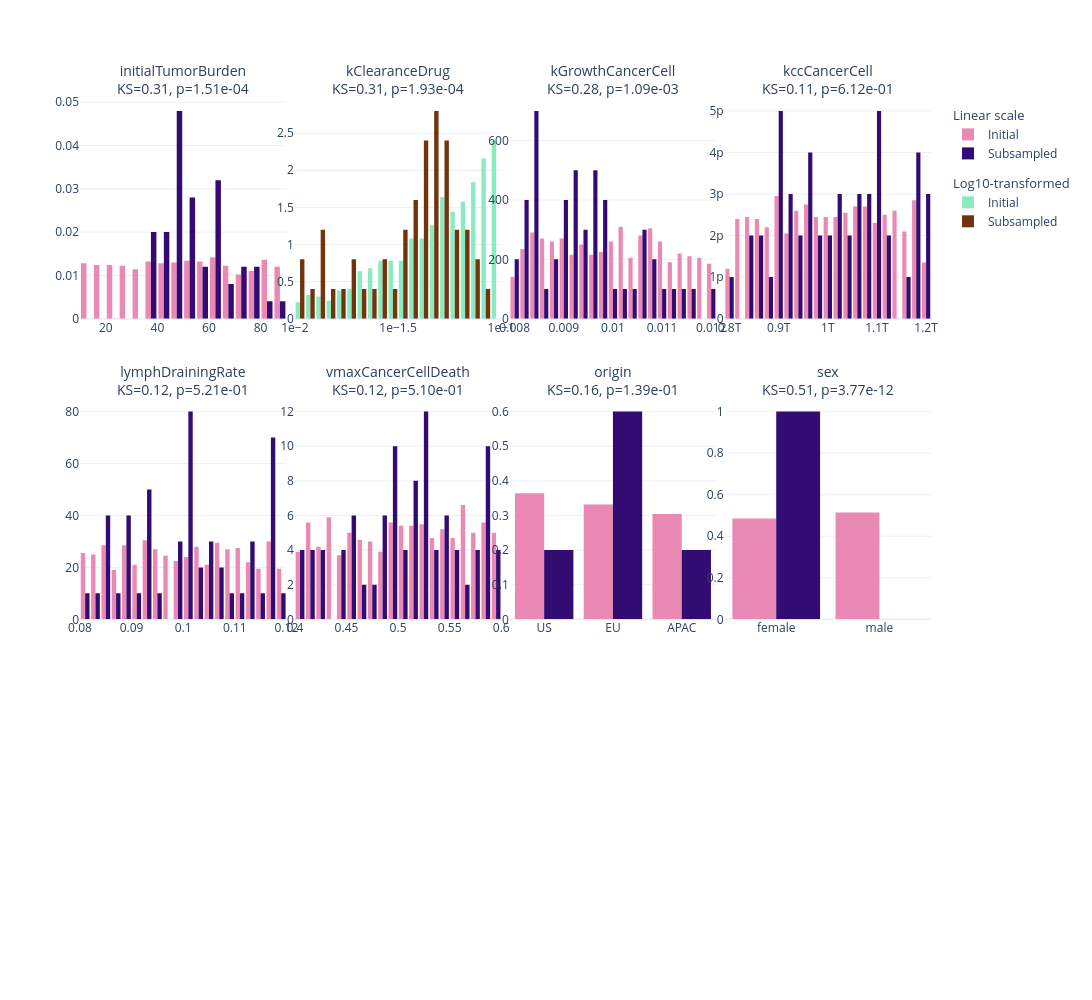

Here is the notebook cell this chart was saved with:
### Code cell
# Add here the parameters for which you want the plots to be in log scale
logParams = [
    "kClearanceDrug",
]

colnames = list(c for c in initial_vpop_df.columns if c != "patientIndex")
dimension = len(colnames)
colnames_wrapped = ["<br>".join(textwrap.wrap(t, width=30)) for t in colnames]
num_rows, num_cols = 3, 4
if num_rows * num_cols < dimension:
    raise Exception(
        f"Not enough rows and columns ({num_rows * num_cols=}) to plot {dimension} parameters"
    )
nbinsx = 21
subsampled_vpop_color = "#330C73"
initial_vpop_color = "#EB89B5"
def ij_to_k(i, j):
    return num_cols * i + j


fig = make_subplots(
    rows=num_rows,
    cols=num_cols,
    horizontal_spacing=0.01,
    vertical_spacing=0.1,
    subplot_titles=colnames_wrapped,
)
show_legend_log, show_legend_linear = True, True
for i in range(num_rows):
    for j in range(num_cols):
        k = ij_to_k(i, j)
        if k >= dimension:
            continue
        else:
            col_name = colnames[k]
            if col_name in logParams:
                init_x = np.log10(initial_vpop_df[col_name])
                subsampled_x = np.log10(subsampled_vpop_df[col_name])
                legend_group, legendgrouptitle_text = "log", "Log10-transformed"
                marker_color_init, marker_color_subsampled = "#89EBBF", "#73330C"
                showlegend = show_legend_log
            else:
                init_x = initial_vpop_df[col_name]
                subsampled_x = subsampled_vpop_df[col_name]
                legend_group, legendgrouptitle_text = "linear", "Linear scale"
                marker_color_init, marker_color_subsampled = initial_vpop_color, subsampled_vpop_color
                showlegend = show_legend_linear

            ksresults = stats.ks_2samp(init_x, subsampled_x)
            fig.add_trace(
                go.Histogram(
                    name="Initial",
                    x=init_x,
                    histnorm="probability density",
                    nbinsx=nbinsx,
                    marker_color=marker_color_init,
                    legendgroup=legend_group,
                    legendgrouptitle_text=legendgrouptitle_text,
                    showlegend=showlegend,
                ),
                row=i + 1,
                col=j + 1,
            )
            fig.add_trace(
                go.Histogram(
                    name="Subsampled",
                    x=subsampled_x,
                    histnorm="probability density",
                    nbinsx=nbinsx,
                    marker_color=marker_color_subsampled,
                    legendgroup=legend_group,
                    showlegend=showlegend,
                    legendgrouptitle_text=legendgrouptitle_text,
                ),
                row=i + 1,
                col=j + 1,
            )
            fig.layout.annotations[
                k
            ].text += f"<br>KS={ksresults.statistic:.2f}, p={ksresults.pvalue:.2e}"
            if col_name in logParams:
                show_legend_log = False
                fig.update_xaxes(tickprefix="1e", row=i + 1, col=j + 1)
            else:
                show_legend_linear = False

fig.update_annotations(font_size=14)
figure_width = 1200
figure_height = 1000
fig.update_layout(
    font=dict(size=12),
    showlegend=True,
    bargap=0.15,
    width=figure_width,
    height=figure_height,
    template="plotly_white",
)
config = {
    "toImageButtonOptions": {
        "format": "png",  # one of png, svg, jpeg, webp
        "filename": "custom_image",
        "height": figure_height,
        "width": figure_width,
        "scale": 6,  # Multiply title/legend/axis/canvas sizes by this factor
    }
}
fig.show(config=config)

### Figure 1 — Plotly figure (JSON) as saved in the notebook; plotly's stock layout.template omitted (floating-point values rounded to 4 significant figures; data arrays with more than 128 entries replaced by an {"elided": "..."} marker saying what was removed)
{"data": [{"histnorm": "probability density", "legendgroup": "linear", "legendgrouptitle": {"text": "Linear scale"}, "marker": {"color": "#EB89B5"}, "name": "Initial", "nbinsx": 21, "showlegend": true, "type": "histogram", "x": {"elided": "1000 float values"}, "xaxis": "x", "yaxis": "y"}, {"histnorm": "probability density", "legendgroup": "linear", "legendgrouptitle": {"text": "Linear scale"}, "marker": {"color": "#330C73"}, "name": "Subsampled", "nbinsx": 21, "showlegend": true, "type": "histogram", "x": [57.86, 43.39, 72.87, 50.51, 80.27, 45.59, 70.73, 64.35, 47.77, 73.36, 61.11, 75.32, 49.17, 54.81, 42.68, 39.3, 35.48, 51.17, 46.0, 78.99, 45.14, 35.57, 45.74, 45.86, 58.55, 45.47, 60.7, 52.61, 79.64, 52.83, 48.73, 64.51, 53.63, 58.92, 45.91, 54.98, 88.0, 69.63, 40.47, 38.21, 39.75, 61.4, 47.82, 64.76, 41.17, 44.47, 61.61, 45.46, 66.61, 62.69], "xaxis": "x", "yaxis": "y"}, {"histnorm": "probability density", "legendgroup": "log", "legendgrouptitle": {"text": "Log10-transformed"}, "marker": {"color": "#89EBBF"}, "name": "Initial", "nbinsx": 21, "showlegend": true, "type": "histogram", "x": {"elided": "1000 float values"}, "xaxis": "x2", "yaxis": "y2"}, {"histnorm": "probability density", "legendgroup": "log", "legendgrouptitle": {"text": "Log10-transformed"}, "marker": {"color": "#73330C"}, "name": "Subsampled", "nbinsx": 21, "showlegend": true, "type": "histogram", "x": [-1.352, -1.317, -1.688, -1.458, -1.291, -1.18, -1.706, -1.826, -1.177, -1.877, -1.59, -1.143, -1.32, -1.23, -1.863, -1.942, -1.566, -1.216, -1.896, -1.444, -1.202, -1.476, -1.391, -1.253, -1.086, -1.266, -1.292, -1.257, -1.474, -1.378, -1.368, -1.729, -1.176, -1.328, -1.134, -1.265, -1.348, -1.415, -1.381, -1.528, -1.339, -1.358, -1.423, -1.32, -1.952, -1.443, -1.993, -1.786, -1.626, -1.303], "xaxis": "x2", "yaxis": "y2"}, {"histnorm": "probability density", "legendgroup": "linear", "legendgrouptitle": {"text": "Linear scale"}, "marker": {"color": "#EB89B5"}, "name": "Initial", "nbinsx": 21, "showlegend": false, "type": "histogram", "x": {"elided": "1000 float values"}, "xaxis": "x3", "yaxis": "y3"}, {"histnorm": "probability density", "legendgroup": "linear", "legendgrouptitle": {"text": "Linear scale"}, "marker": {"color": "#330C73"}, "name": "Subsampled", "nbinsx": 21, "showlegend": false, "type": "histogram", "x": [0.008387, 0.009697, 0.008022, 0.008418, 0.008785, 0.008284, 0.01078, 0.01108, 0.008621, 0.008445, 0.009747, 0.008097, 0.009127, 0.009768, 0.008119, 0.00901, 0.00968, 0.009966, 0.01136, 0.0107, 0.009288, 0.01166, 0.009565, 0.009677, 0.00812, 0.009372, 0.01054, 0.008948, 0.009147, 0.01195, 0.01011, 0.00926, 0.009465, 0.009787, 0.008906, 0.01083, 0.008939, 0.01041, 0.009827, 0.0112, 0.008463, 0.009471, 0.008217, 0.009106, 0.009662, 0.008747, 0.008338, 0.008473, 0.008464, 0.01059], "xaxis": "x3", "yaxis": "y3"}, {"histnorm": "probability density", "legendgroup": "linear", "legendgrouptitle": {"text": "Linear scale"}, "marker": {"color": "#EB89B5"}, "name": "Initial", "nbinsx": 21, "showlegend": false, "type": "histogram", "x": {"elided": "1000 float values"}, "xaxis": "x4", "yaxis": "y4"}, {"histnorm": "probability density", "legendgroup": "linear", "legendgrouptitle": {"text": "Linear scale"}, "marker": {"color": "#330C73"}, "name": "Subsampled", "nbinsx": 21, "showlegend": false, "type": "histogram", "x": [1044000000000.0, 937300000000.0, 1197000000000.0, 1039000000000.0, 963100000000.0, 843100000000.0, 902000000000.0, 1022000000000.0, 923500000000.0, 1027000000000.0, 1089000000000.0, 926200000000.0, 1111000000000.0, 1053000000000.0, 1096000000000.0, 1100000000000.0, 1099000000000.0, 1178000000000.0, 902600000000.0, 888100000000.0, 1193000000000.0, 991300000000.0, 1196000000000.0, 806800000000.0, 1071000000000.0, 1004000000000.0, 855200000000.0, 978200000000.0, 956200000000.0, 1098000000000.0, 1160000000000.0, 1173000000000.0, 892900000000.0, 1060000000000.0, 1066000000000.0, 891400000000.0, 857900000000.0, 905800000000.0, 1179000000000.0, 831400000000.0, 1030000000000.0, 957300000000.0, 1096000000000.0, 946600000000.0, 1173000000000.0, 1081000000000.0, 980800000000.0, 928200000000.0, 1119000000000.0, 960100000000.0], "xaxis": "x4", "yaxis": "y4"}, {"histnorm": "probability density", "legendgroup": "linear", "legendgrouptitle": {"text": "Linear scale"}, "marker": {"color": "#EB89B5"}, "name": "Initial", "nbinsx": 21, "showlegend": false, "type": "histogram", "x": {"elided": "1000 float values"}, "xaxis": "x5", "yaxis": "y5"}, {"histnorm": "probability density", "legendgroup": "linear", "legendgrouptitle": {"text": "Linear scale"}, "marker": {"color": "#330C73"}, "name": "Subsampled", "nbinsx": 21, "showlegend": false, "type": "histogram", "x": [0.1039, 0.08203, 0.08708, 0.1144, 0.0858, 0.1012, 0.1107, 0.1058, 0.08525, 0.09338, 0.1067, 0.09346, 0.08831, 0.1015, 0.08923, 0.1046, 0.1064, 0.1164, 0.1172, 0.09448, 0.09256, 0.08847, 0.08935, 0.1123, 0.1005, 0.1035, 0.1177, 0.1057, 0.1166, 0.1005, 0.09267, 0.09367, 0.08003, 0.1017, 0.1088, 0.1175, 0.09863, 0.08507, 0.08471, 0.1016, 0.09101, 0.113, 0.09989, 0.1007, 0.1136, 0.1015, 0.1175, 0.1176, 0.1187, 0.09907], "xaxis": "x5", "yaxis": "y5"}, {"histnorm": "probability density", "legendgroup": "linear", "legendgrouptitle": {"text": "Linear scale"}, "marker": {"color": "#EB89B5"}, "name": "Initial", "nbinsx": 21, "showlegend": false, "type": "histogram", "x": {"elided": "1000 float values"}, "xaxis": "x6", "yaxis": "y6"}, {"histnorm": "probability density", "legendgroup": "linear", "legendgrouptitle": {"text": "Linear scale"}, "marker": {"color": "#330C73"}, "name": "Subsampled", "nbinsx": 21, "showlegend": false, "type": "histogram", "x": [0.4654, 0.4218, 0.5848, 0.5249, 0.5862, 0.4294, 0.5278, 0.5029, 0.4098, 0.5359, 0.5144, 0.5758, 0.5914, 0.4809, 0.5797, 0.5623, 0.4525, 0.4926, 0.5962, 0.5877, 0.5256, 0.5576, 0.4099, 0.4478, 0.5239, 0.5443, 0.5877, 0.4125, 0.5295, 0.5008, 0.4513, 0.5311, 0.5837, 0.5287, 0.5437, 0.5532, 0.4916, 0.514, 0.519, 0.4139, 0.4562, 0.5154, 0.445, 0.4902, 0.4977, 0.4717, 0.4921, 0.4894, 0.5452, 0.4826], "xaxis": "x6", "yaxis": "y6"}, {"histnorm": "probability density", "legendgroup": "linear", "legendgrouptitle": {"text": "Linear scale"}, "marker": {"color": "#EB89B5"}, "name": "Initial", "nbinsx": 21, "showlegend": false, "type": "histogram", "x": {"elided": "1000 str values"}, "xaxis": "x7", "yaxis": "y7"}, {"histnorm": "probability density", "legendgroup": "linear", "legendgrouptitle": {"text": "Linear scale"}, "marker": {"color": "#330C73"}, "name": "Subsampled", "nbinsx": 21, "showlegend": false, "type": "histogram", "x": ["APAC", "EU", "EU", "EU", "EU", "APAC", "EU", "APAC", "US", "APAC", "EU", "EU", "US", "EU", "US", "EU", "EU", "US", "APAC", "US", "EU", "US", "EU", "EU", "US", "APAC", "EU", "EU", "EU", "EU", "EU", "EU", "US", "EU", "APAC", "EU", "APAC", "EU", "EU", "EU", "EU", "APAC", "EU", "US", "US", "EU", "APAC", "EU", "EU", "EU"], "xaxis": "x7", "yaxis": "y7"}, {"histnorm": "probability density", "legendgroup": "linear", "legendgrouptitle": {"text": "Linear scale"}, "marker": {"color": "#EB89B5"}, "name": "Initial", "nbinsx": 21, "showlegend": false, "type": "histogram", "x": {"elided": "1000 str values"}, "xaxis": "x8", "yaxis": "y8"}, {"histnorm": "probability density", "legendgroup": "linear", "legendgrouptitle": {"text": "Linear scale"}, "marker": {"color": "#330C73"}, "name": "Subsampled", "nbinsx": 21, "showlegend": false, "type": "histogram", "x": ["female", "female", "female", "female", "female", "female", "female", "female", "female", "female", "female", "female", "female", "female", "female", "female", "female", "female", "female", "female", "female", "female", "female", "female", "female", "female", "female", "female", "female", "female", "female", "female", "female", "female", "female", "female", "female", "female", "female", "female", "female", "female", "female", "female", "female", "female", "female", "female", "female", "female"], "xaxis": "x8", "yaxis": "y8"}], "layout": {"annotations": [{"font": {"size": 14}, "showarrow": false, "text": "initialTumorBurden<br>KS=0.31, p=1.51e-04", "x": 0.1212, "xanchor": "center", "xref": "paper", "y": 1, "yanchor": "bottom", "yref": "paper"}, {"font": {"size": 14}, "showarrow": false, "text": "kClearanceDrug<br>KS=0.31, p=1.93e-04", "x": 0.3738, "xanchor": "center", "xref": "paper", "y": 1, "yanchor": "bottom", "yref": "paper"}, {"font": {"size": 14}, "showarrow": false, "text": "kGrowthCancerCell<br>KS=0.28, p=1.09e-03", "x": 0.6262, "xanchor": "center", "xref": "paper", "y": 1, "yanchor": "bottom", "yref": "paper"}, {"font": {"size": 14}, "showarrow": false, "text": "kccCancerCell<br>KS=0.11, p=6.12e-01", "x": 0.8788, "xanchor": "center", "xref": "paper", "y": 1, "yanchor": "bottom", "yref": "paper"}, {"font": {"size": 14}, "showarrow": false, "text": "lymphDrainingRate<br>KS=0.12, p=5.21e-01", "x": 0.1212, "xanchor": "center", "xref": "paper", "y": 0.6333, "yanchor": "bottom", "yref": "paper"}, {"font": {"size": 14}, "showarrow": false, "text": "vmaxCancerCellDeath<br>KS=0.12, p=5.10e-01", "x": 0.3738, "xanchor": "center", "xref": "paper", "y": 0.6333, "yanchor": "bottom", "yref": "paper"}, {"font": {"size": 14}, "showarrow": false, "text": "origin<br>KS=0.16, p=1.39e-01", "x": 0.6262, "xanchor": "center", "xref": "paper", "y": 0.6333, "yanchor": "bottom", "yref": "paper"}, {"font": {"size": 14}, "showarrow": false, "text": "sex<br>KS=0.51, p=3.77e-12", "x": 0.8788, "xanchor": "center", "xref": "paper", "y": 0.6333, "yanchor": "bottom", "yref": "paper"}], "bargap": 0.15, "font": {"size": 12}, "height": 1000, "showlegend": true, "width": 1200, "xaxis": {"anchor": "y", "domain": [0, 0.2425]}, "xaxis10": {"anchor": "y10", "domain": [0.2525, 0.495]}, "xaxis11": {"anchor": "y11", "domain": [0.505, 0.7475]}, "xaxis12": {"anchor": "y12", "domain": [0.7575, 1]}, "xaxis2": {"anchor": "y2", "domain": [0.2525, 0.495], "tickprefix": "1e"}, "xaxis3": {"anchor": "y3", "domain": [0.505, 0.7475]}, "xaxis4": {"anchor": "y4", "domain": [0.7575, 1]}, "xaxis5": {"anchor": "y5", "domain": [0, 0.2425]}, "xaxis6": {"anchor": "y6", "domain": [0.2525, 0.495]}, "xaxis7": {"anchor": "y7", "domain": [0.505, 0.7475]}, "xaxis8": {"anchor": "y8", "domain": [0.7575, 1]}, "xaxis9": {"anchor": "y9", "domain": [0, 0.2425]}, "yaxis": {"anchor": "x", "domain": [0.7333, 1]}, "yaxis10": {"anchor": "x10", "domain": [0, 0.2667]}, "yaxis11": {"anchor": "x11", "domain": [0, 0.2667]}, "yaxis12": {"anchor": "x12", "domain": [0, 0.2667]}, "yaxis2": {"anchor": "x2", "domain": [0.7333, 1]}, "yaxis3": {"anchor": "x3", "domain": [0.7333, 1]}, "yaxis4": {"anchor": "x4", "domain": [0.7333, 1]}, "yaxis5": {"anchor": "x5", "domain": [0.3667, 0.6333]}, "yaxis6": {"anchor": "x6", "domain": [0.3667, 0.6333]}, "yaxis7": {"anchor": "x7", "domain": [0.3667, 0.6333]}, "yaxis8": {"anchor": "x8", "domain": [0.3667, 0.6333]}, "yaxis9": {"anchor": "x9", "domain": [0, 0.2667]}}}
